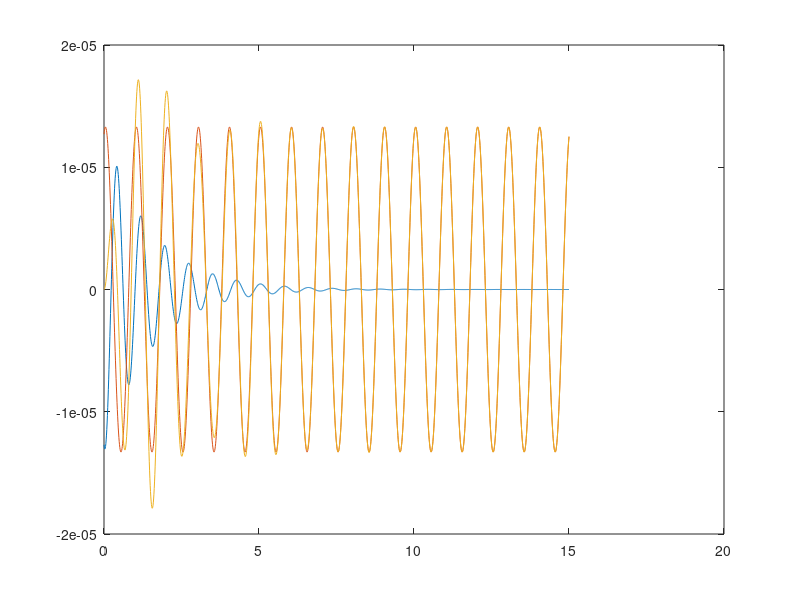

This figure's MATLAB source:
%% DESCRIPTION
%
% This is a Script to solve the differential equation of a force excited single mass 
% system.
%
%% OUTPUT
%
% Formatted figure of the displacement of a single mass system and its
% animation.
%
%
%% Program
clear                                             % Delete Workspace
clc                                               % Clear Command Window
close all                                         % Close all figures

%% 1.) Definitions
%% 1.) -Parameter definition
mass                       = 750;                 % Mass of the body [kg]
stiffness                  = 50000;               % Stiffness Coefficient of spring [N/m]
damping                    = 1000;                % Damping coefficient of damper [Ns/m]
time                       = 0:0.01:15;           % Time [s]

x_0                        = 0.0;                 % Initial Condition displacement
x_dot_0                    = 0;                   % Initial Condition velocity

mass_extruded              = 0.03;                % Mass of the excitation [kg]
omega                      = 6.28;                % Angular frequency of the excitation [1/s]
radius                     = 0.24;                % Radius of the excitation [m]

force = omega^2*radius*mass_extruded;             % Calculate the force with given parameters
    
%% 2.) Computing
%% 2.) -Parameter calculation
dampingcoefficient = damping/(2*mass);             % Calculate damping coefficient
angulareigenfrequency = sqrt(stiffness/mass);      % Calculate angular eigenfrequency

%% 2.) -Calculation of the characteristic polynomial
lambda = roots([1, 2*dampingcoefficient, angulareigenfrequency^2]); %Calculate roots

%% 2.) -Calculation of the constants
x_max = sqrt(force^2/((damping*omega)^2 + (stiffness-mass*omega^2)^2));   % maximum amplitude of particular solution
phi = atan((damping*omega)/(stiffness-mass*omega^2));                     % phase shift of the particular solution

k1 = x_0 - (lambda(1)*x_0 - x_dot_0 - x_max*omega*sin(-phi) - x_max*lambda(1)*cos(-phi)) / (lambda(1) - lambda(2))- x_max*cos(-phi);      % Calculation of the constant 1
k2 = (lambda(1)*x_0 - x_dot_0 - x_max*omega*sin(-phi) - x_max*lambda(1)*cos(-phi)) / (lambda(1) - lambda(2));                             % Calculation of the constant 2

%% 2.) -Calculation of the solution
x_t_h = k1 * exp(lambda(1)*time) + k2 * exp(lambda(2)*time);                         % % Calculate homogeneous solution
v_t_h = k1 * lambda(1) * exp(lambda(1)*time) + k2 * lambda(2) * exp(lambda(2)*time); % % Calculate homogeneous solution

x_t_p = x_max*cos(omega*time-phi);                                          % Calculate particular solution
v_t_p = -x_max*omega*sin(omega*time-phi);                                   % Calculate particular solution

x_t = real(x_t_h) + x_t_p;            % Calculate overall solution by superposition of homogeneous and particular solution
v_t = real(v_t_h) + v_t_p;            % Calculate overall solution by superposition of homogeneous and particular solution

plot(time,x_t_h,time,x_t_p,time,x_t)
